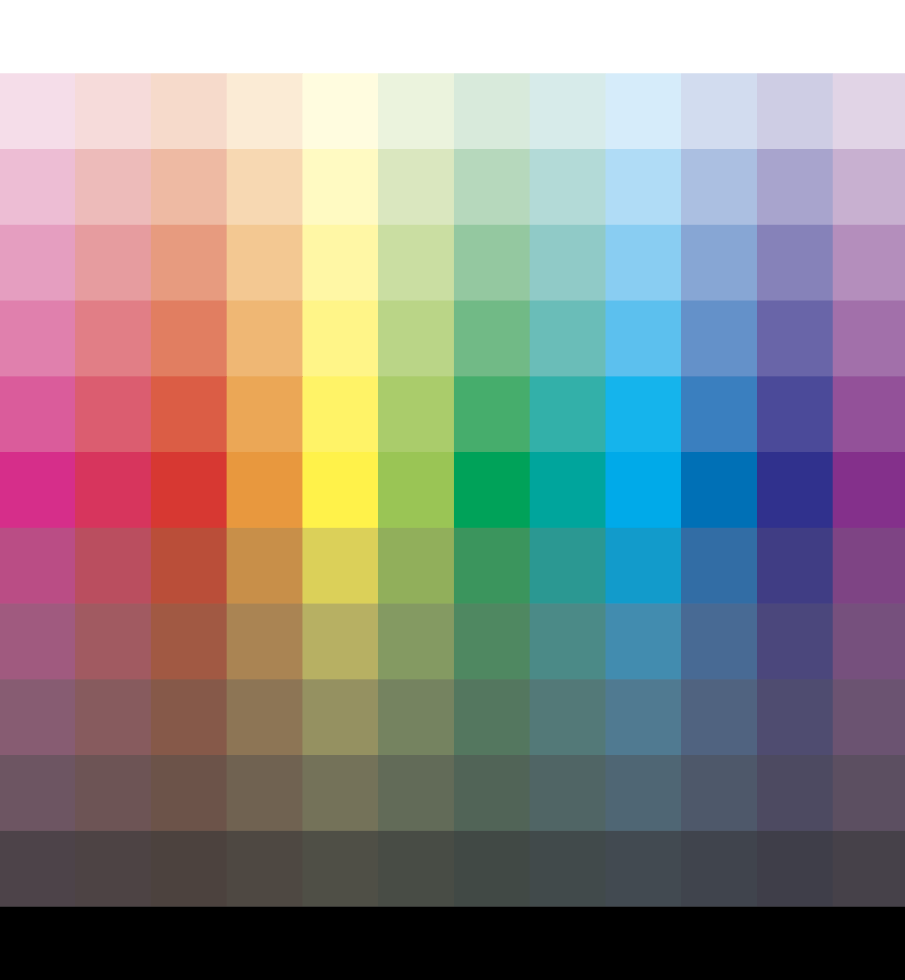
#> input picture lab2/BlackColourWhite.png, 905 x 980 px
$ jupyter execute 1.ipynb
#> lines starting #> are read from the running program, lines starting #| are printed output that depends on the picture; long printed decimals are rounded
[cell 1]
import numpy as np
import matplotlib.pyplot as plt
from skimage import io, color

img = io.imread('../BlackColourWhite.png')
#> img is the input picture: shape (980, 905, 4); mean R, G, B, A 141.6, 138.7, 136.7, 255
print(np.shape(img)) # (980, 905, 4)
#| (980, 905, 4)
plt.figure(), plt.imshow(img), plt.show()

img = img[:, :, 0:3]
#> img: shape (980, 905, 3)
plt.figure(), plt.imshow(img), plt.show()

[cell 2]
hsv = color.rgb2hsv(img)
#> hsv: shape (980, 905, 3) float64; mean of channels 0, 1, 2 0.406, 0.337, 0.664
print(type(hsv))
#| <class 'numpy.ndarray'>
print(np.shape(hsv))
#| (980, 905, 3)
print(type(hsv[0,0,0]))
#| <class 'numpy.float64'>

[cell 3]
plt.figure(), plt.imshow(hsv), plt.show()
# imshow mdoar pentru RGB; nu stie sa afiseze HSV
# imshow foloseste uint8 si floate intre (0, 1)
# plt.imshow(hsv) => toate valorile au fost convertite intre 0 si 1

[cell 4]
H = hsv[:, :, 0]
S = hsv[:, :, 1]
V = hsv[:, :, 2]
plt.figure(), plt.imshow(H, cmap='hsv'), plt.colorbar(), plt.show()

# trebuie sa specificam color map pentru ca i-am dat o matrice scalara
# colormap default: viridis

[cell 5]
plt.figure(), plt.imshow(S, cmap='grey'), plt.colorbar(), plt.show()

[cell 6]
plt.figure(), plt.imshow(V, cmap='grey'), plt.colorbar(), plt.show()

[cell 7]
print(np.max(H), np.max(S), np.max(V))
#| 0.9962 1.0 1.0

HH = H * 0.9  # schimbare subtila de Hue (0.5 - schimbare mare)
hsv[:, :, 0] = HH
#> hsv: shape (980, 905, 3) float64; mean of channels 0, 1, 2 0.365, 0.337, 0.664
rgb = color.hsv2rgb(hsv)
plt.figure(), plt.imshow(rgb), plt.colorbar(), plt.show()

[cell 8]
# lab - cromaticitate uniforma - poate fi calibrat cu ajutorul unui alb de referinta
# => illuminant='D65' - lumina de zi - default
# observer='2' - 2 grade default; se mai foloseste si 10

lab = color.rgb2lab(img)
#> lab: shape (980, 905, 3) float64; mean of channels 0, 1, 2 58.1, 3.7, 2.7
print(type(lab[0, 0, 0]))
#| <class 'numpy.float64'>

[cell 9]
l = lab[:, :, 0]
a = lab[:, :, 1]
b = lab[:, :, 2]

# luminanta
plt.figure(), plt.imshow(l, cmap='grey'), plt.colorbar(), plt.show()

# a - diferenta intre rosu si verde
# pe partea pozitiva marcheaza rosu, pe partea negativa marcheaza verde
# a = 0 => culori acromatice corespunzatoare lui L
plt.figure(), plt.imshow(a, cmap='grey'), plt.colorbar(), plt.show()

# b - diferenta dintre galben si albastru
# pe partea pozitiva marcheaza galben, pe partea negativa marcheaza albastru
plt.figure(), plt.imshow(b, cmap='grey'), plt.colorbar(), plt.show()

[cell 10]
# am schimbat rosu cu verde si galben cu albastru
lab[:,:,1] = -a
#> lab: shape (980, 905, 3) float64; mean of channels 0, 1, 2 58.1, -3.7, 2.7
lab[:,:,2] = -b
#> lab: shape (980, 905, 3) float64; mean of channels 0, 1, 2 58.1, -3.7, -2.7
rgb = color.lab2rgb(lab)
plt.figure(), plt.imshow(rgb), plt.colorbar(), plt.show()

print("Maxim din planul RGB: ", np.max(rgb[:,:,1]))
#| Maxim din planul RGB:  1

[cell 11]
ycbcr = color.rgb2ycbcr(img)
#> ycbcr: shape (980, 905, 3) float64; mean of channels 0, 1, 2 135.7, 126.7, 129.4
y = ycbcr[:,:,0] # luminanta
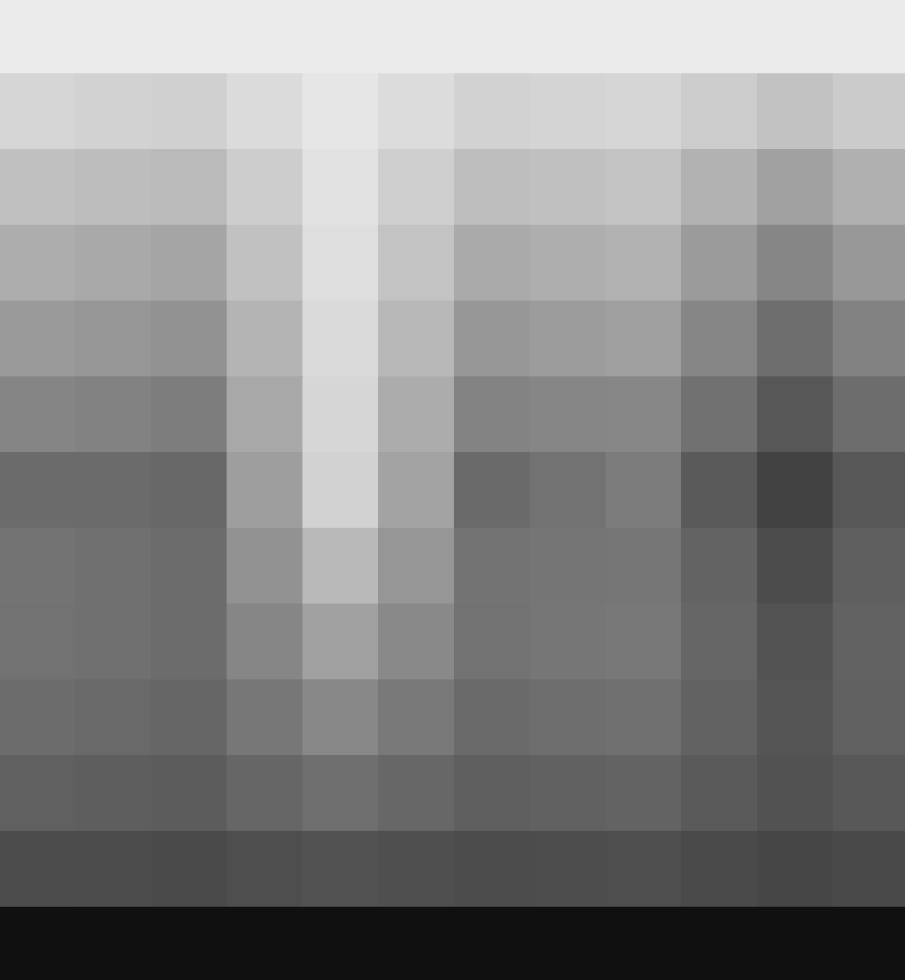
#> y: shape (980, 905) float64; min 16, max 235, mean 135.7
cb = ycbcr[:,:,1] # dif intre nuante de albastru
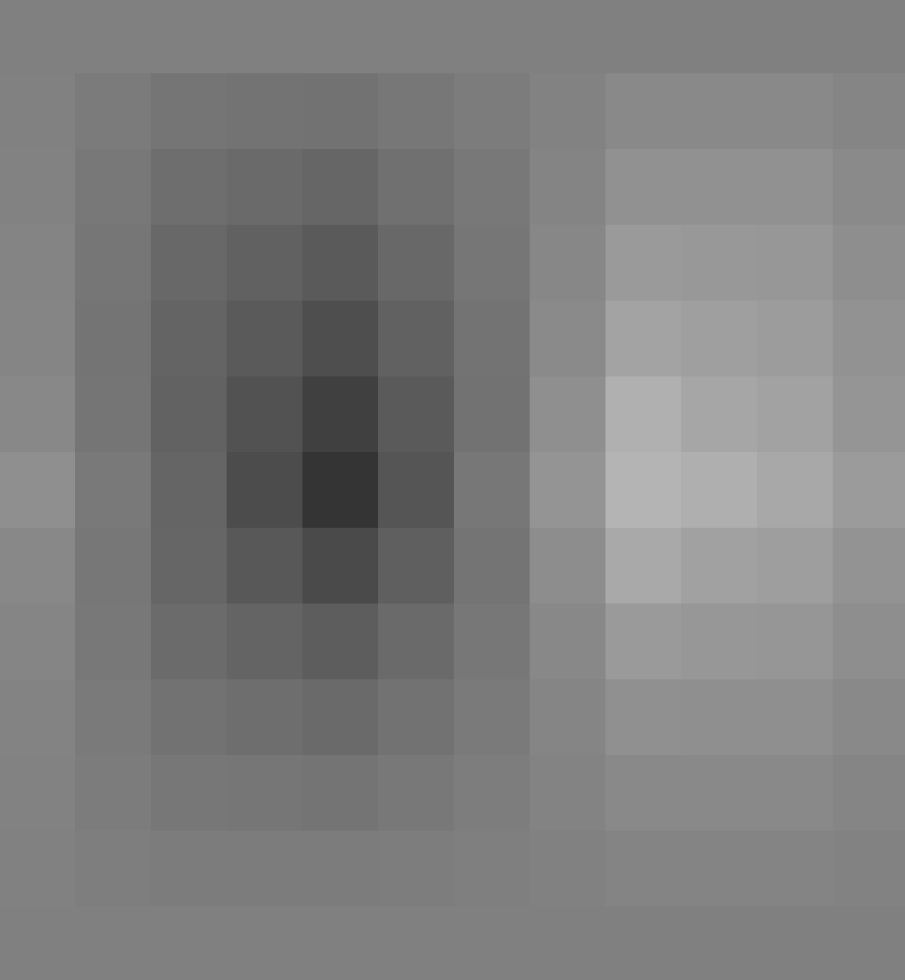
#> cb: shape (980, 905) float64; min 52.28, max 180.9, mean 126.7
cr = ycbcr[:,:,2] # dif intre nuante de rosu
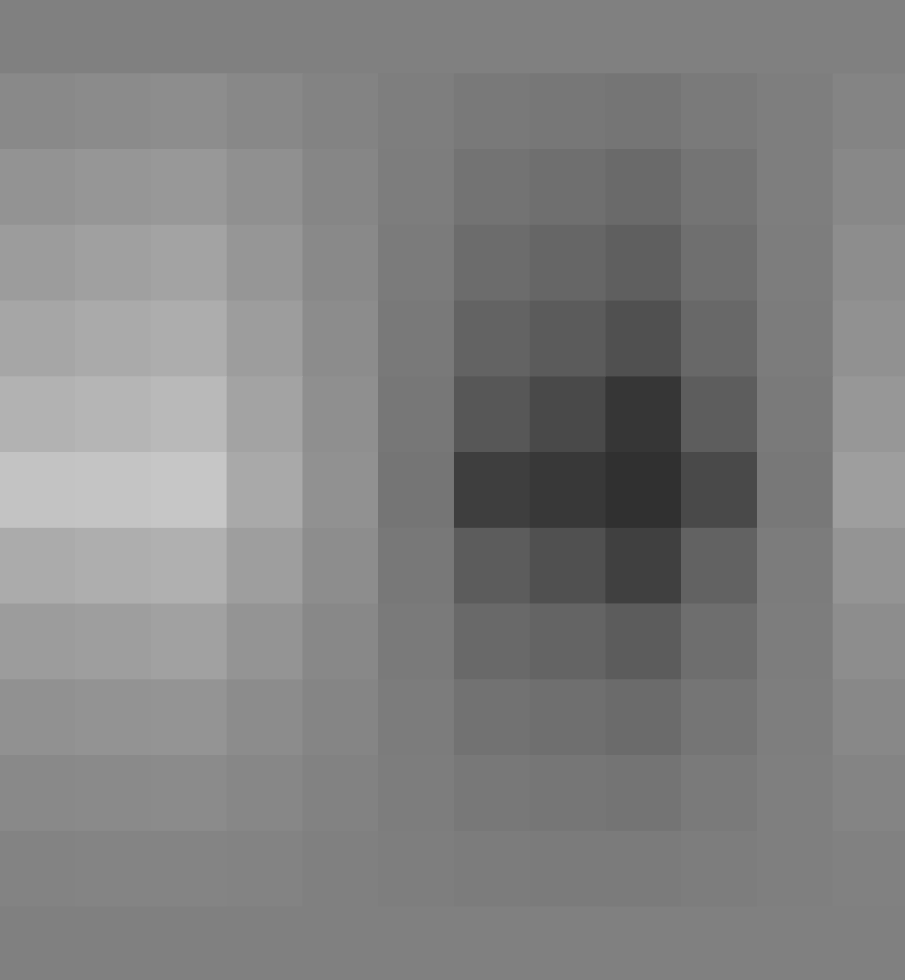
#> cr: shape (980, 905) float64; min 48.83, max 198.3, mean 129.4

# luminanta
plt.figure(), plt.imshow(y, cmap="gray"), plt.colorbar(), plt.show()

# dif intre nuante de albastru
plt.figure(), plt.imshow(cb, cmap="gray"), plt.colorbar(), plt.show()

# dif intre nuante de rosu
plt.figure(), plt.imshow(cr, cmap="gray"), plt.colorbar(), plt.show()

[cell 12]
ycbcr[:,:,0] = y / 3 # am redus intensitatea luminoasa de 3 ori
#> ycbcr: shape (980, 905, 3) float64; mean of channels 0, 1, 2 45.2, 126.7, 129.4
rgb = color.ycbcr2rgb(ycbcr)
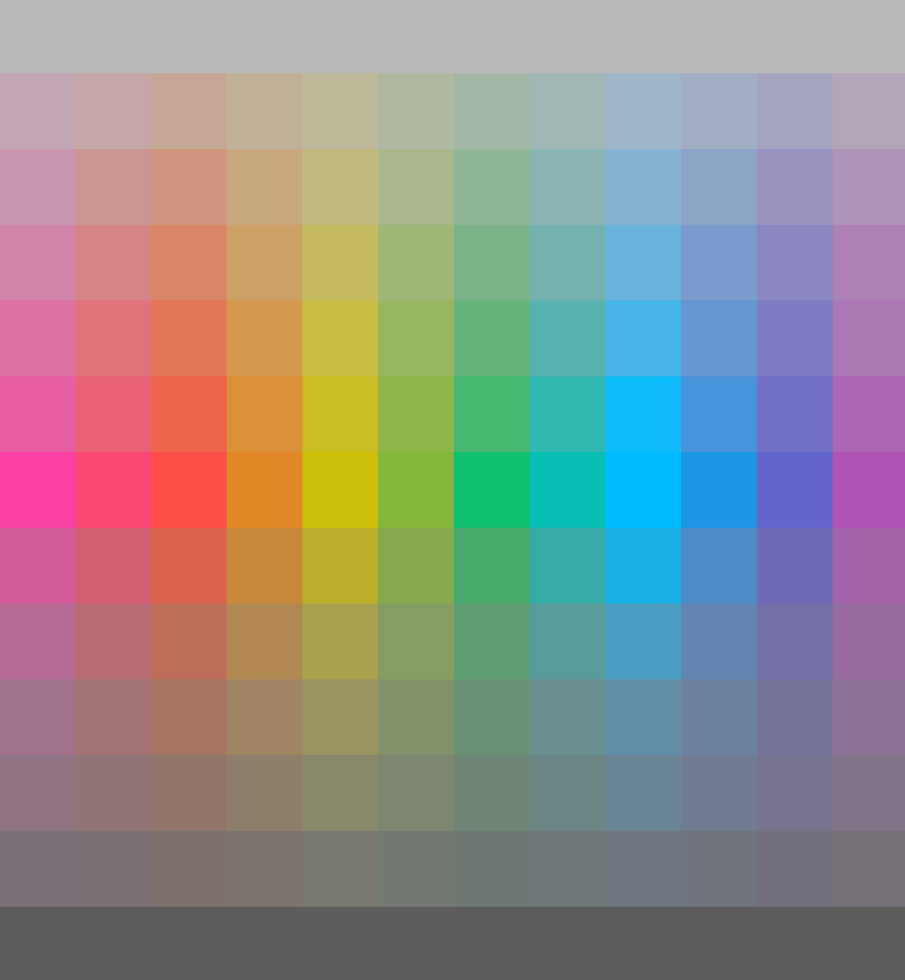
#> rgb: shape (980, 905, 3) float64; mean R, G, B 0.142, 0.131, 0.123; drawn with min black and max white
plt.figure(), plt.imshow(rgb), plt.colorbar(), plt.show()
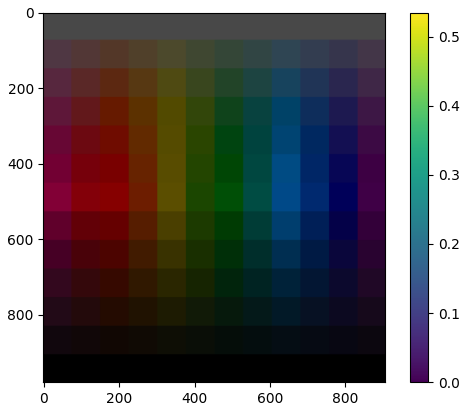
#> figure drawn by matplotlib, 2 panels

$ run again, with lab2/hsv.png copied over lab2/BlackColourWhite.png
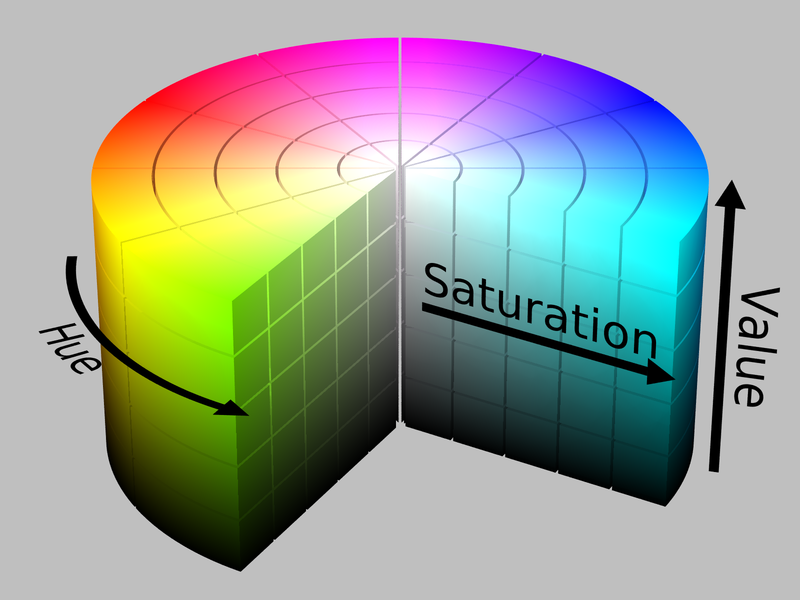
#> input picture lab2/hsv.png, 800 x 600 px
#> img is the input picture: shape (600, 800, 3); mean R, G, B 151.8, 159.2, 149.2
#| (600, 800, 3)
#| <class 'numpy.ndarray'>
#| (600, 800, 3)
#| <class 'numpy.float64'>
#| 0.9993 1.0 1.0
#| <class 'numpy.float64'>
#| Maxim din planul RGB:  1
#> `rgb = color.ycbcr2rgb(ycbcr)`:
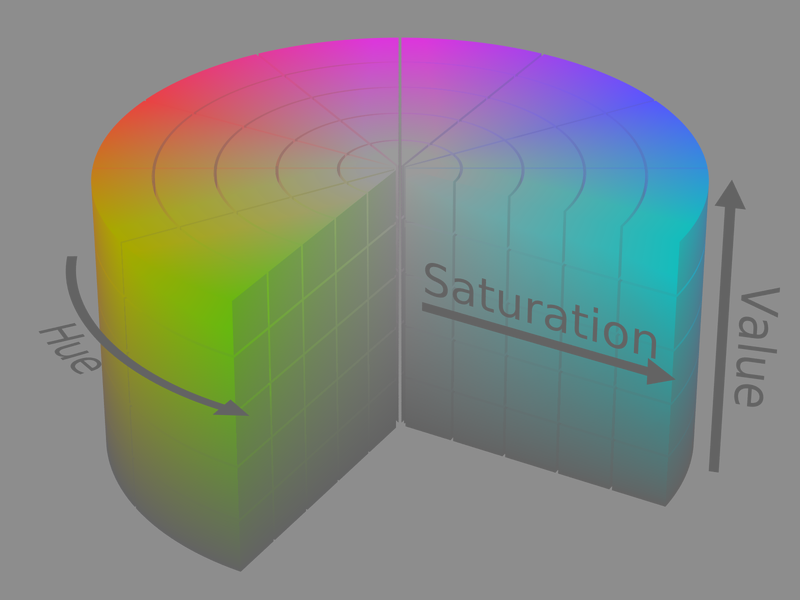
#> rgb: shape (600, 800, 3) float64; mean R, G, B 0.139, 0.168, 0.129; drawn with min black and max white
#> `plt.figure(), plt.imshow(rgb), plt.colorbar(), plt.show()`:
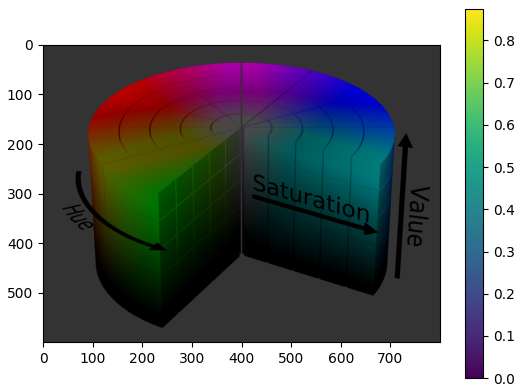
#> figure drawn by matplotlib, 2 panels
